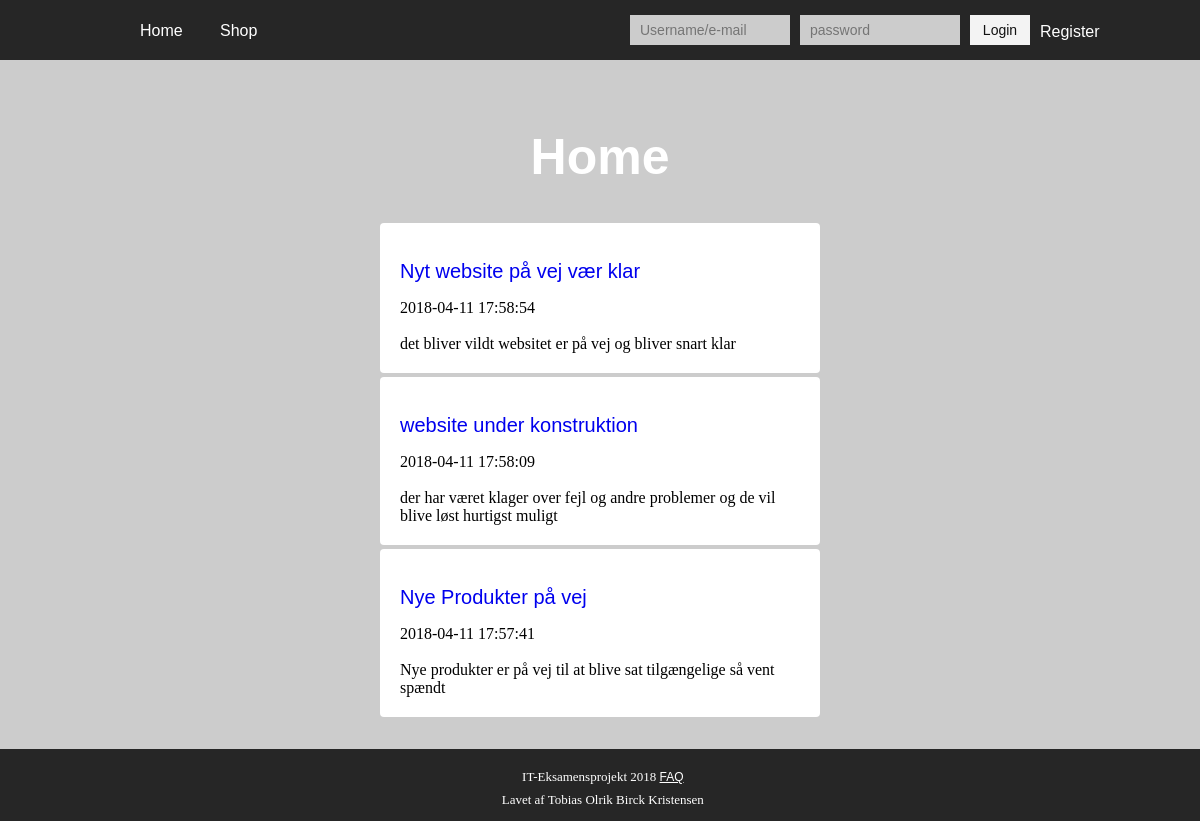
Screenshot of /preordersite/index.php with the database file from the repository.
### tables this page shows
CREATE TABLE `news` (
  `news_id` int(11) NOT NULL,
  `date` datetime NOT NULL DEFAULT CURRENT_TIMESTAMP,
  `title` text NOT NULL,
  `newsmessage` text NOT NULL
);

### preordersite/include/Newsposts.inc.php (the view, shortened to what this page needs)
<?php
function getnews($conn, $id=-1) {
	$sql = ($id > 0)? "SELECT * FROM news WHERE news_id=$id ORDER BY news.date DESC" : "SELECT * FROM news ORDER BY news.date DESC";
	$result = mysqli_query($conn, $sql);
	while ($row = mysqli_fetch_assoc($result)) {
		echo "<div class=news-box><p style='font-size: 20px'>";
			echo "<a href='news.php?id={$row['news_id']}'>". nl2br($row['title']."</a></p></p>");
			echo $row['date']."<br><br>";
			echo nl2br($row['newsmessage']);
		echo "</div>";
	}
}

### preordersite/style.css (style rules this page uses)
html { position: relative; min-height: 100%; }
.news-box { width: 400px; padding: 20px; margin-bottom: 4px; background-color: #fff; border-radius: 4px; color: black; position: relative; }
.news-box p { font-family: arial; font-size: 14px; line-height: 16px; color: #282828; font-weight: 100; }
body { background-color: #ccc; color: #ddd; margin: 0; width: 100vw; }
a { text-decoration: none; }

### rows the page displays
news: title "Nyt website på vej vær klar", date "2018-04-11 17:58:54", newsmessage "det bliver vildt websitet er på vej og bliver snart klar"
news: title "website under konstruktion", date "2018-04-11 17:58:09", newsmessage "der har været klager over fejl og andre problemer og de vil blive løst hurtigst muligt"
news: title "Nye Produkter på vej", date "2018-04-11 17:57:41", newsmessage "Nye produkter er på vej til at blive sat tilgængelige så vent spændt"
